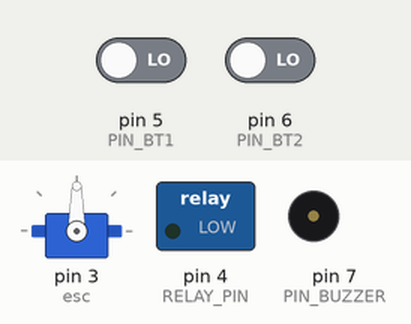
Bench run of a sketch on a simulated Arduino Uno, built with avr-gcc and run on an emulated ATmega328P. Parts: servo, switched loads named in the sketch (green lamp = pin HIGH), buzzer (waves = sounding). The test bench sets the inputs (shaded band); at power-on: pin 5 (PIN_BT1) LOW, pin 6 (PIN_BT2) LOW. What the sketch prints to the serial monitor is not drawn.

Above: at 0.6 s.
2.3 s: pin 5 (PIN_BT1) driven HIGH
At 4.12 s:
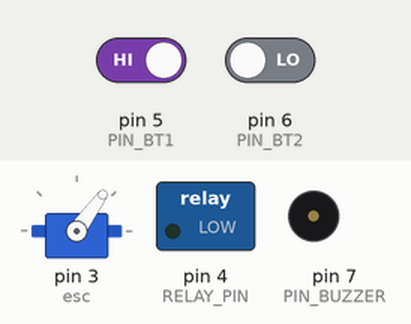
5.3 s: pin 6 (PIN_BT2) driven HIGH
8.3 s: pin 5 (PIN_BT1) driven LOW
At 10.9 s:
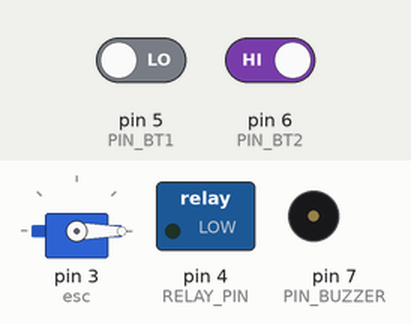
11.3 s: pin 5 (PIN_BT1) driven HIGH
At 12.67 s:
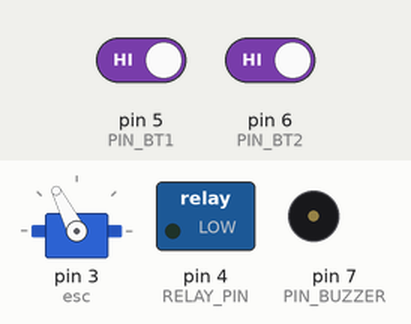
Timing chart, 0 to 61.8 s (numbered marks = the images above; inputs shaded):
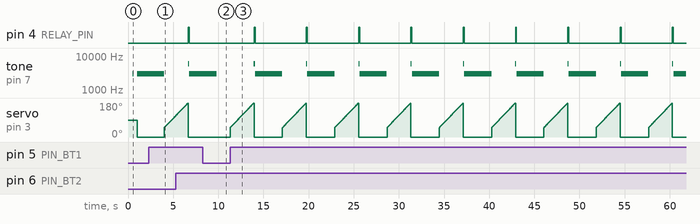

Measured:
- after the input at 2.3 s, servo on pin 3 (esc): moves from 0° to 113° over 1.3 s, starting after 1.7 s
- after the input at 5.3 s, pin 4 (RELAY_PIN): LOW → HIGH after 1.4 s, → LOW 0.10 s later
- after the input at 8.3 s, servo on pin 3 (esc): stays 0° (without the input it goes to 50° after 1.5 s)
- after the input at 11.3 s, pin 4 (RELAY_PIN): alternates HIGH for 0.10 s and LOW for 5.7 s, starting after 2.7 s; tone on pin 7 (PIN_BUZZER): plays 6000 Hz for 0.12 s, 3000 Hz for 0.05 s, 3000 Hz for 0.05 s, 3000 Hz for 0.05 s, 3000 Hz for 0.05 s, 3000 Hz for 0.05 s … (263 notes in this stretch), starting after 2.6 s
- by itself, tone on pin 7 (PIN_BUZZER): alternates 3000 Hz for 0.05 s and silent for 0.05 s, 29 changes in all, then stays silent

The sketch:

bl_propeller_gun.ino
```cpp
#include <Servo.h>

#define ESC_PIN 3
#define RELAY_PIN 4

#define PIN_BT1 5 // MAX SPEED
#define PIN_BT2 6 // FIRE/BREAK
#define PIN_BUZZER 7 // BUZZER

#define MODE_DISARM 0
#define MODE_ARM 1
#define MODE_MAX_SPEED 2

int mode;

#define relay_active true
Servo esc;


void setup() {
  Serial.begin(115200);
  Serial.println("Starting......................");
  pinMode(RELAY_PIN, OUTPUT); // relay init
  digitalWrite(RELAY_PIN, !relay_active); // off relay


  esc.attach(3, 1000, 2000);//motor init
  Serial.println("esc attached");
  mode = MODE_DISARM;

  delay(500);
  pinMode(PIN_BUZZER, OUTPUT);
  tone(PIN_BUZZER, 3000, 50);
  delay(500);
}
int release_count = 0;
void loop() {
  if (mode == MODE_DISARM) {
    arm_esc();
  } else if (mode == MODE_ARM) {
    if (digitalRead(PIN_BT1)) {
      max_speed();
    }
  } else if (mode == MODE_MAX_SPEED) {
    if (digitalRead(PIN_BT2)) {
      motor_break();
    } else if (!digitalRead(PIN_BT1)) {
      release_count++;
      if (release_count > 5) {
        slow_down();
        return;
      }
    } else {
      release_count = 0;
    }
  }
  delay(20);
}

void arm_esc() {
  esc.write(0);//motor arm
  Serial.print("esc arm start");
  _delay(3000, 0);
  Serial.println("-done");
  mode = MODE_ARM;
}

void max_speed() {
  release_count = 0;
  mode = MODE_MAX_SPEED;
  for (int i = 50; i <= 180; i++) {
    esc.write(i);
    delay(20);
    if (!digitalRead(PIN_BT1)) {
      release_count++;
      if (release_count > 5) {
        slow_down();
        return;
      }
    } else {
      release_count = 0;
    }

  }
  tone(PIN_BUZZER, 6000, 500);

  Serial.print("max speed");
  Serial.println("-done");
}

void motor_break() {
  esc.write(0);
  Serial.print("motor stopped");
  digitalWrite(RELAY_PIN, relay_active); // on relay
  Serial.print("relay on");
  tone(PIN_BUZZER, 6000, 100);
  delay(100);
  digitalWrite(RELAY_PIN, !relay_active); // off relay
  Serial.println("-done");
  mode = MODE_DISARM;
}

void slow_down() {
  esc.write(0);
  Serial.print("motor stopped");
  mode = MODE_ARM;
  _delay(2000, -1);
  Serial.println("-done");
}

void _delay(int duration, int tone_dir) {
  long ltime = millis();
  while (millis() - ltime < duration) {
    tone(PIN_BUZZER, 3000 + ((millis() - ltime)*tone_dir), 50);
    delay(100);
    if (mode == MODE_MAX_SPEED && !digitalRead(PIN_BT1)) {
      slow_down();
      return;
    } else if (mode == MODE_ARM && digitalRead(PIN_BT1)) {
      max_speed();
      return;
    }
  }
}
```
